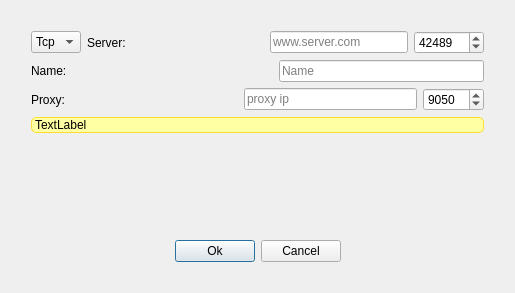
<?xml version="1.0" encoding="UTF-8"?>
<ui version="4.0">
 <class>AddServer</class>
 <widget class="QDialog" name="AddServer">
  <property name="windowModality">
   <enum>Qt::ApplicationModal</enum>
  </property>
  <property name="geometry">
   <rect>
    <x>0</x>
    <y>0</y>
    <width>511</width>
    <height>289</height>
   </rect>
  </property>
  <property name="windowTitle">
   <string>Add server</string>
  </property>
  <layout class="QGridLayout" name="gridLayout">
   <item row="0" column="0">
    <widget class="QWidget" name="widget" native="true">
     <property name="minimumSize">
      <size>
       <width>493</width>
       <height>271</height>
      </size>
     </property>
     <property name="maximumSize">
      <size>
       <width>493</width>
       <height>271</height>
      </size>
     </property>
     <property name="styleSheet">
      <string notr="true">#widget{background-image: url(:/CC/images/interface/message.png) 0 0 0 0 stretch stretch;}</string>
     </property>
     <layout class="QVBoxLayout" name="verticalLayout">
      <property name="leftMargin">
       <number>20</number>
      </property>
      <property name="topMargin">
       <number>20</number>
      </property>
      <property name="rightMargin">
       <number>20</number>
      </property>
      <property name="bottomMargin">
       <number>20</number>
      </property>
      <item>
       <layout class="QHBoxLayout" name="horizontalLayout_3">
        <item>
         <widget class="QComboBox" name="type">
          <item>
           <property name="text">
            <string notr="true">Tcp</string>
           </property>
          </item>
          <item>
           <property name="text">
            <string notr="true">Ws</string>
           </property>
          </item>
         </widget>
        </item>
        <item>
         <widget class="QLabel" name="label">
          <property name="text">
           <string>Server:</string>
          </property>
         </widget>
        </item>
        <item>
         <spacer name="horizontalSpacer">
          <property name="orientation">
           <enum>Qt::Horizontal</enum>
          </property>
          <property name="sizeHint" stdset="0">
           <size>
            <width>40</width>
            <height>20</height>
           </size>
          </property>
         </spacer>
        </item>
        <item>
         <widget class="QLineEdit" name="server">
          <property name="placeholderText">
           <string>www.server.com</string>
          </property>
         </widget>
        </item>
        <item>
         <widget class="QSpinBox" name="port">
          <property name="minimumSize">
           <size>
            <width>70</width>
            <height>0</height>
           </size>
          </property>
          <property name="minimum">
           <number>1</number>
          </property>
          <property name="maximum">
           <number>65535</number>
          </property>
          <property name="value">
           <number>42489</number>
          </property>
         </widget>
        </item>
       </layout>
      </item>
      <item>
       <layout class="QHBoxLayout" name="horizontalLayout_2">
        <item>
         <widget class="QLabel" name="label_3">
          <property name="text">
           <string>Name:</string>
          </property>
         </widget>
        </item>
        <item>
         <spacer name="horizontalSpacer_2">
          <property name="orientation">
           <enum>Qt::Horizontal</enum>
          </property>
          <property name="sizeHint" stdset="0">
           <size>
            <width>40</width>
            <height>20</height>
           </size>
          </property>
         </spacer>
        </item>
        <item>
         <widget class="QLineEdit" name="name">
          <property name="placeholderText">
           <string>Name</string>
          </property>
         </widget>
        </item>
       </layout>
      </item>
      <item>
       <layout class="QHBoxLayout" name="horizontalLayout_4">
        <item>
         <widget class="QLabel" name="label_2">
          <property name="text">
           <string>Proxy:</string>
          </property>
         </widget>
        </item>
        <item>
         <spacer name="horizontalSpacer_5">
          <property name="orientation">
           <enum>Qt::Horizontal</enum>
          </property>
          <property name="sizeHint" stdset="0">
           <size>
            <width>40</width>
            <height>20</height>
           </size>
          </property>
         </spacer>
        </item>
        <item>
         <widget class="QLineEdit" name="proxyServer">
          <property name="placeholderText">
           <string>proxy ip</string>
          </property>
         </widget>
        </item>
        <item>
         <widget class="QSpinBox" name="proxyPort">
          <property name="minimum">
           <number>1</number>
          </property>
          <property name="maximum">
           <number>65535</number>
          </property>
          <property name="value">
           <number>9050</number>
          </property>
         </widget>
        </item>
       </layout>
      </item>
      <item>
       <widget class="QLabel" name="warning">
        <property name="styleSheet">
         <string notr="true">background-color: rgb(255, 255, 163);
border: 1px solid rgb(255, 221, 50);
border-radius:5px;
color: rgb(0, 0, 0);</string>
        </property>
        <property name="text">
         <string>TextLabel</string>
        </property>
       </widget>
      </item>
      <item>
       <spacer name="verticalSpacer">
        <property name="orientation">
         <enum>Qt::Vertical</enum>
        </property>
        <property name="sizeHint" stdset="0">
         <size>
          <width>20</width>
          <height>81</height>
         </size>
        </property>
       </spacer>
      </item>
      <item>
       <layout class="QHBoxLayout" name="horizontalLayout">
        <item>
         <spacer name="horizontalSpacer_3">
          <property name="orientation">
           <enum>Qt::Horizontal</enum>
          </property>
          <property name="sizeHint" stdset="0">
           <size>
            <width>40</width>
            <height>20</height>
           </size>
          </property>
         </spacer>
        </item>
        <item>
         <widget class="QPushButton" name="ok">
          <property name="text">
           <string>Ok</string>
          </property>
         </widget>
        </item>
        <item>
         <widget class="QPushButton" name="cancel">
          <property name="text">
           <string>Cancel</string>
          </property>
         </widget>
        </item>
        <item>
         <spacer name="horizontalSpacer_4">
          <property name="orientation">
           <enum>Qt::Horizontal</enum>
          </property>
          <property name="sizeHint" stdset="0">
           <size>
            <width>40</width>
            <height>20</height>
           </size>
          </property>
         </spacer>
        </item>
       </layout>
      </item>
     </layout>
    </widget>
   </item>
  </layout>
 </widget>
 <resources/>
 <connections/>
</ui>
